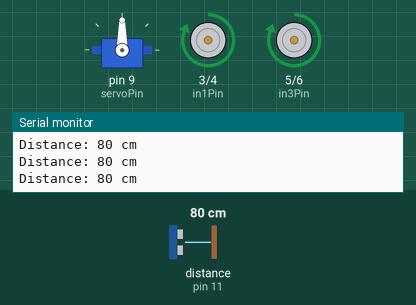
Recording of a sketch running on a simulated Arduino Uno, built with avr-gcc and run on an emulated ATmega328P. Parts: servo, motor-driver pin pairs drawn as motors (green arrow = first pin HIGH = forward, orange = second pin HIGH = backward, longer = more drive, scaled by the enable pin), the last lines printed to the serial monitor. Wiring (inferred from the names in the program): ultrasonic range finder: trigger pin 10; echo pin 11. Inputs (shaded band) come from the test bench; at power-on: distance to the obstacle (sensor on pin 11) 80 cm. The echo pulse lasts 58.3 µs per cm.

Above: at 1.2 s.
1.3 s: distance to the obstacle (sensor on pin 11) set to 23 cm
2.8 s: distance to the obstacle (sensor on pin 11) set to 19 cm
At 4.6 s:
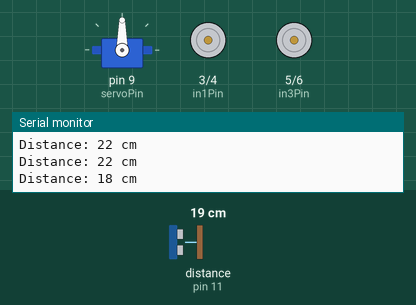
At 5.6 s:
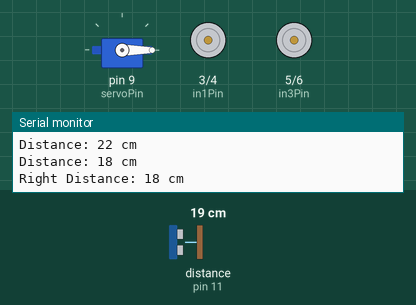
7.8 s: distance to the obstacle (sensor on pin 11) set to 2 cm
At 8.7 s:
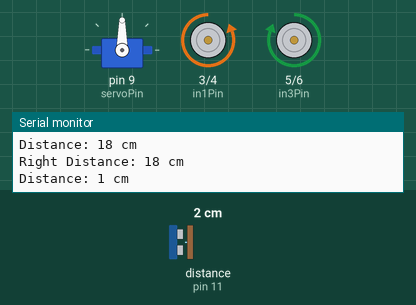
Timing chart, 0 to 11.8 s (numbered marks = the images above; inputs shaded):
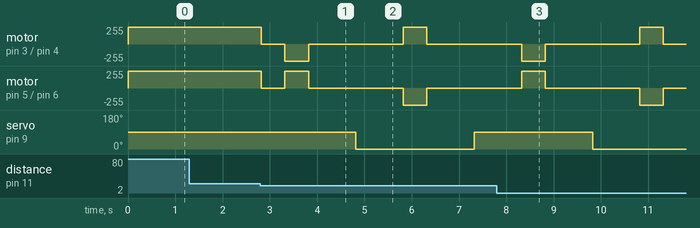

Measured:
- the behaviour switches between 21 and 20 cm on distance to the obstacle (sensor on pin 11) (found by bisection; images 0 and 1)

The sketch:

obstacle_avoidance_2.ino
```cpp
#include <Servo.h>

// Define motor control pins
int in1Pin = 3;
int in2Pin = 4;
int in3Pin = 5;
int in4Pin = 6;
int enaPin = 7;
int enbPin = 2;

// Define servo motor pin
int servoPin = 9;

// Define ultrasonic sensor pins
int trigPin = 10;
int echoPin = 11;

// Define servo motor object
Servo myservo;

void setup() {
  // Set motor control pins as output
  pinMode(in1Pin, OUTPUT);
  pinMode(in2Pin, OUTPUT);
  pinMode(in3Pin, OUTPUT);
  pinMode(in4Pin, OUTPUT);
  pinMode(enaPin, OUTPUT);
  pinMode(enbPin, OUTPUT);

  // Set servo pin as output
  myservo.attach(servoPin);

  // Set ultrasonic sensor pins
  pinMode(trigPin, OUTPUT);
  pinMode(echoPin, INPUT);

  // Initialize Serial communication
  Serial.begin(9600);

  // Set initial state
  moveForward();
  myservo.write(90); // Set servo to face forward
}

void loop() {
  // Check for obstacle
  if (checkObstacle()) {
    stopMotors();
    delay(500);
    turnRight();
    delay(1000);

    if (checkObstacleRight()) {
      stopMotors();
      delay(500);
      turnLeft();
      delay(1000);
    } else {
      moveForward();
    }

    myservo.write(90); // Set servo to face forward
    delay(500);
  } else {
    moveForward();
  }
}

void moveForward() {
  // Forward motion
  digitalWrite(in1Pin, HIGH);
  digitalWrite(in2Pin, LOW);
  digitalWrite(in3Pin, HIGH);
  digitalWrite(in4Pin, LOW);
  analogWrite(enaPin, 200); // PWM speed control for motor A
  analogWrite(enbPin, 200); // PWM speed control for motor B
}

void stopMotors() {
  // Stop motion
  digitalWrite(in1Pin, LOW);
  digitalWrite(in2Pin, LOW);
  digitalWrite(in3Pin, LOW);
  digitalWrite(in4Pin, LOW);
  analogWrite(enaPin, 0);
  analogWrite(enbPin, 0);
}

void turnRight() {
  // Right turn motion
  digitalWrite(in1Pin, LOW);
  digitalWrite(in2Pin, HIGH);
  digitalWrite(in3Pin, HIGH);
  digitalWrite(in4Pin, LOW);
  analogWrite(enaPin, 200); // PWM speed control for motor A
  analogWrite(enbPin, 200); // PWM speed control for motor B
  delay(500);
  stopMotors();
}

void turnLeft() {
  // Left turn motion
  digitalWrite(in1Pin, HIGH);
  digitalWrite(in2Pin, LOW);
  digitalWrite(in3Pin, LOW);
  digitalWrite(in4Pin, HIGH);
  analogWrite(enaPin, 200); // PWM speed control for motor A
  analogWrite(enbPin, 200); // PWM speed control for motor B
  delay(500);
  stopMotors();
}

bool checkObstacle() {
  // Perform ultrasonic distance measurement
  digitalWrite(trigPin, LOW);
  delayMicroseconds(2);
  digitalWrite(trigPin, HIGH);
  delayMicroseconds(10);
  digitalWrite(trigPin, LOW);

  long duration = pulseIn(echoPin, HIGH);

  // Calculate distance in centimeters
  int distance = duration / 58;

  // Print distance to Serial monitor
  Serial.print("Distance: ");
  Serial.print(distance);
  Serial.println(" cm");

  // Check if obstacle is within 20 cm
  if (distance < 20) {
    return true; // Obstacle detected
  } else {
    return false;
  }
}

bool checkObstacleRight() {
  // Turn right using servo motor
  myservo.write(0); // Set servo to 0 degrees (right position)
  delay(500);

  // Perform ultrasonic distance measurement
  digitalWrite(trigPin, LOW);
  delayMicroseconds(2);
  digitalWrite(trigPin, HIGH);
  delayMicroseconds(10);
  digitalWrite(trigPin, LOW);

  long duration = pulseIn(echoPin, HIGH);

  // Calculate distance in centimeters
  int distance = duration / 58;

  // Print distance to Serial monitor
  Serial.print("Right Distance: ");
  Serial.print(distance);
  Serial.println(" cm");

  // Check if obstacle is within 20 cm
  if (distance < 20) {
    return true; // Obstacle detected
  } else {
    return false; // No obstacle
  }
}

bool checkObstacleLeft() {
  // Turn left using servo motor
  myservo.write(180); // Set servo to 180 degrees (left position)
  delay(500);

  // Perform ultrasonic distance measurement
  digitalWrite(trigPin, LOW);
  delayMicroseconds(2);
  digitalWrite(trigPin, HIGH);
  delayMicroseconds(10);
  digitalWrite(trigPin, LOW);

  long duration = pulseIn(echoPin, HIGH);

  // Calculate distance in centimeters
  int distance = duration / 58;

  // Print distance to Serial monitor
  Serial.print("Left Distance: ");
  Serial.print(distance);
  Serial.println(" cm");

  // Check if obstacle is within 20 cm
  if (distance < 20) {
    return true; // Obstacle detected
  } else {
    return false; // No obstacle
  }
}
```
